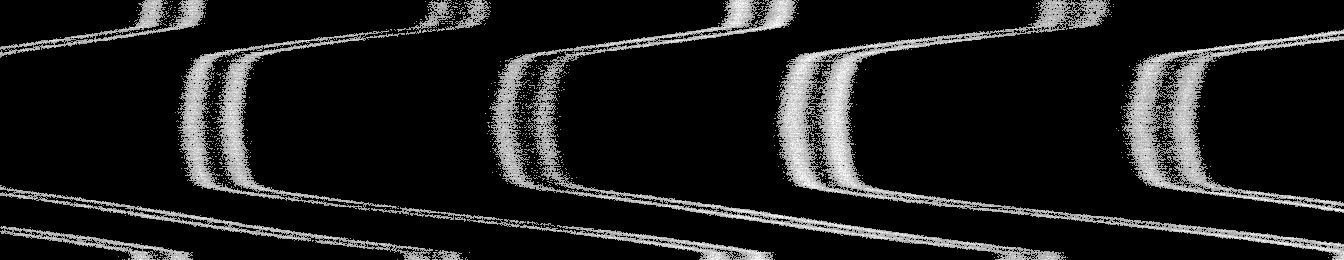
#> input picture testingProfile.tif, 1344 x 260 px
$ python -i tracking_old.py   (imports and definitions only)
#> lines starting #> are read from the running program, lines starting #| are printed output that depends on the picture; after the words box and inside, x2 and y2 are one past the last pixel; in counts of white or black regions, pixels touching at a corner belong together
#> further down, picture is the input picture: shape (260, 1344, 3); min 0, max 255, mean 29.5
import cv2
import csv
import pprint
import numpy as np
import pandas as pd
import screeninfo
from scipy.interpolate import splprep, splev
from scipy.optimize import curve_fit
from PIL import Image, ImageTk, ImageSequence

# temp?
import matplotlib.pyplot as plt

from enums import *
from exceptions import error_popup, warning_popup

# [51 lines left out: functions scale_frame, find_furthest_left_average_y, not called in this run]

def detect_edges(frame, smoothing_factor=500):
#> called with smoothing_factor = 500
    if frame.dtype != np.uint8:
        # Normalize if necessary
        if np.issubdtype(frame.dtype, np.floating):
            frame = (frame * 255).astype(np.uint8)
        elif frame.dtype == np.uint16:
            frame = (frame / 256).astype(np.uint8)
        else:
            frame = frame.astype(np.uint8)

    # Convert to grayscale if needed
    if len(frame.shape) == 3 and frame.shape[2] == 3:
        gray_frame = cv2.cvtColor(frame, cv2.COLOR_BGR2GRAY)
    else:
        gray_frame = frame

    # Apply CLAHE (Contrast Limited Adaptive Histogram Equalization)
    clahe = cv2.createCLAHE(clipLimit=4.0, tileGridSize=(8, 8))
    contrast_enhanced = clahe.apply(gray_frame)

    # Apply Gaussian Blurring to reduce noise
    blurred_image = cv2.GaussianBlur(contrast_enhanced, (0, 5), 5)
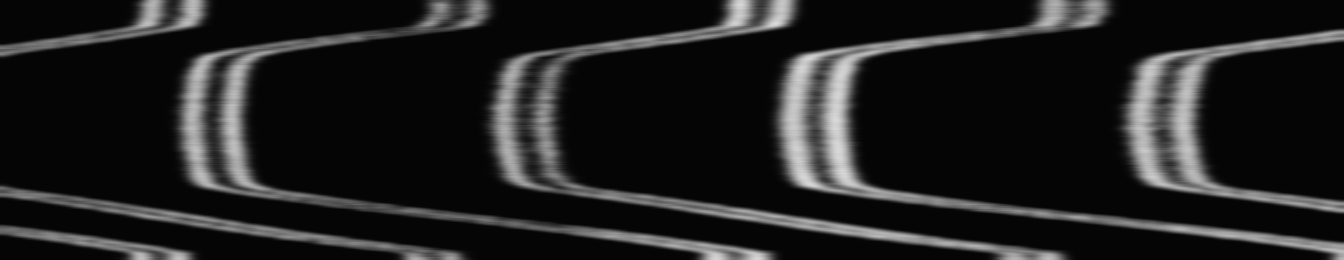
#> blurred_image: shape (260, 1344); min 5, max 218, mean 32.4

    # Calculate the mean pixel intensity
    mean_intensity = np.mean(blurred_image)
#> mean_intensity = 32.37

    # Apply thresholding using the mean intensity as the threshold value
    _, thresholded_image = cv2.threshold(blurred_image, mean_intensity * 1.15, 255, cv2.THRESH_BINARY)
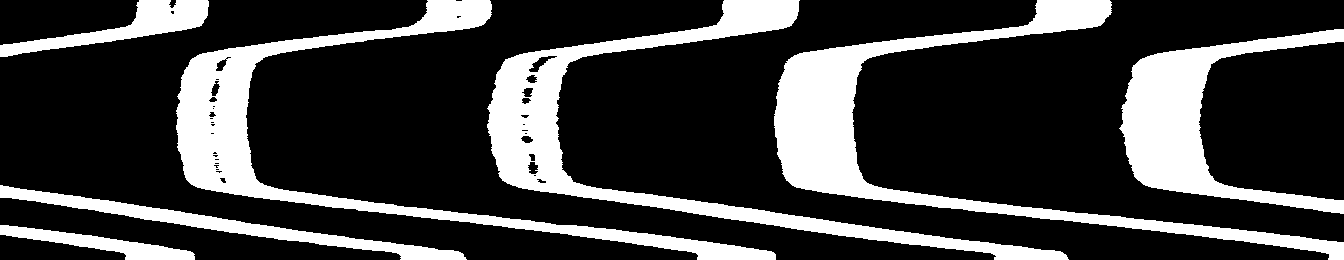
#> thresholded_image: shape (260, 1344); 24.3% white; 7 white regions, largest, box (x1, y1, x2, y2) and area: (774, 0, 1344, 260) 20712, (487, 0, 1069, 260) 19365, (176, 0, 776, 260) 19081

    # Use Canny edge detection to find edges
    edges = cv2.Canny(thresholded_image, 50, 150)
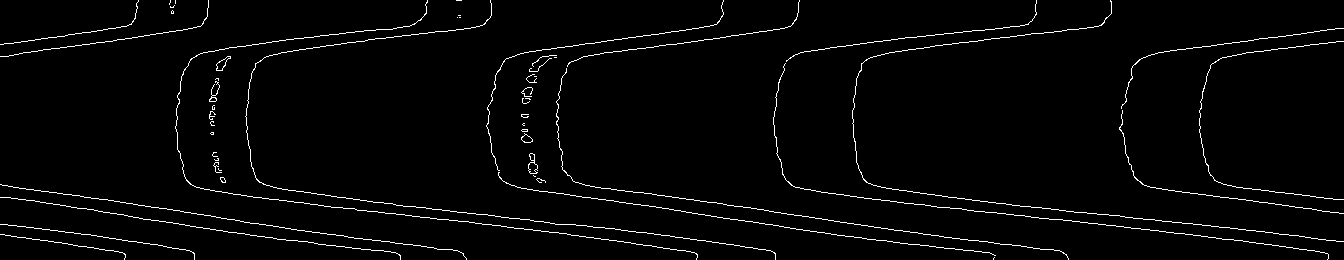
#> edges: shape (260, 1344); 2.4% white in thin lines or dots

    # Find contours in the edge-detected image
    contours, _ = cv2.findContours(edges, cv2.RETR_EXTERNAL, cv2.CHAIN_APPROX_SIMPLE)
#> contours = 54 contours, 49 with area under 20; largest, box (x1, y1, x2, y2) and area: (528, 153, 538, 174) 110, (216, 56, 231, 71) 85, (521, 133, 533, 143) 61, (209, 81, 220, 102) 28, (175, 0, 698, 260) 20

    # Smooth the contours
    smoothed_contours_img = np.zeros_like(edges)

    for contour in contours:
        contour = contour.reshape(-1, 2)

        if len(contour) > 3:
            try:
                # Spline approximation
                tck, _ = splprep([contour[:, 0], contour[:, 1]], s=smoothing_factor)
                x_new, y_new = splev(np.linspace(0, 1, 1000), tck)
                smooth_contour = np.vstack((x_new, y_new)).T
                smooth_contour = np.round(smooth_contour).astype(int)

                # Draw the smooth contour on the smoothed_contours_img
                for i in range(len(smooth_contour) - 1):
                    cv2.line(smoothed_contours_img, tuple(smooth_contour[i]), tuple(smooth_contour[i + 1]), 255, 1)
            except Exception as e:
                print(f"Error fitting spline to contour: {e}")
#> this loop made 54 passes
#> contour on passes 1, 8, 29, 34, 39, 40, 41, 49, 52: [[994, 257], [993, 258], [993, 259], [993, 258]], [[533, 175], [534, 176], [535, 176], [534, 176]], [[534, 76], [536, 76]], [[554, 57], [556, 57]], [[459, 17], [460, 17]], [[457, 17]], [[458, 15], [460, 15]], [[456, 0], [461, 0]], [[175, 0], [175, 3]]
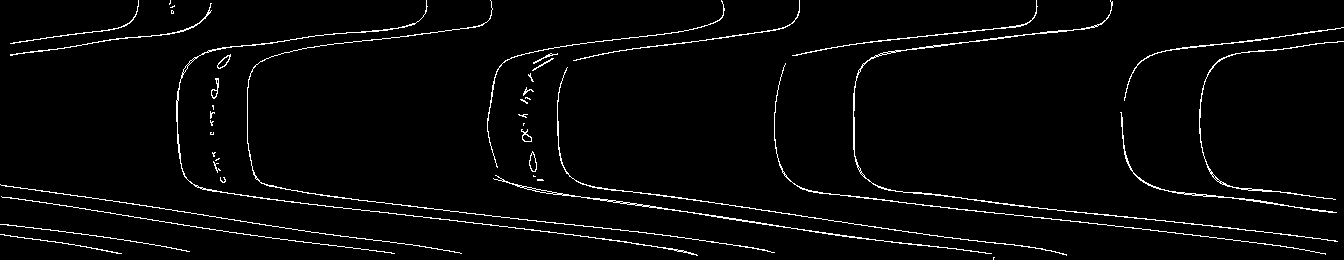
#> smoothed_contours_img: shape (260, 1344); 3% white in thin lines or dots

    return smoothed_contours_img

def rough_approx_poi(frame):
    # Get the edges from the core function
    edges = detect_edges(frame)
#> the loop in detect_edges (call 2), `for contour in contours:` made 54 passes

    # Find contours in the edge-detected image
    contours, _ = cv2.findContours(edges, cv2.RETR_EXTERNAL, cv2.CHAIN_APPROX_SIMPLE)
#> contours = 44 contours, 22 with area under 20; largest, box (x1, y1, x2, y2) and area: (853, 0, 1338, 242) 426, (493, 175, 992, 254) 342, (176, 0, 698, 256) 320, (1120, 112, 1337, 213) 205, (1199, 41, 1344, 200) 180

    # Initialize variables to store the leftmost points
    leftmost_points = []

    # Buffer distance to ignore points that are too close to previously detected ones
    buffer_distance = 100

    # List to store all potential leftmost points before filtering
    all_leftmost_points = []

    for contour in contours:
        # Get the leftmost point of the contour
        leftmost_point = tuple(contour[contour[:, :, 0].argmin()][0])
        all_leftmost_points.append(leftmost_point)
#> this loop made 44 passes
#> leftmost_point on passes 2, 3, 4, 5, 7, 9, 10, 11, 12, 13, 14, 15: (0, 234), (0, 224), (1, 196), (0, 184), (220, 177), (493, 178), (213, 161), (215, 160), (212, 152), (529, 160), (210, 132), (521, 129)
#> contour on passes 1, 6, 8, 16: [[993, 257], [993, 259], [993, 258], [994, 257]], [[537, 179], [537, 180], [543, 180], [542, 179]], [[533, 175], [533, 176], [535, 176], [534, 176]], [[523, 123], [523, 125], [523, 124], [524, 123]]
#> after the loop, all_leftmost_points = 44 pairs, first value 0 to 1199, second value 3 to 257

    # Sort points by their x-coordinate to ensure left-to-right processing
    all_leftmost_points.sort(key=lambda pt: pt[0])

    # Filter points to keep only those that are sufficiently far from the last detected one
    for point in all_leftmost_points:
        if not leftmost_points or abs(point[0] - leftmost_points[-1][0]) > buffer_distance:
            leftmost_points.append(point)
#> this loop made 44 passes
#> point on passes 1 to 12: (0, 234), (0, 224), (0, 184), (1, 196), (10, 54), (10, 43), (169, 3), (170, 7), (171, 10), (176, 100), (210, 132), (210, 120)
#> after the loop, leftmost_points = [(0, 234), (169, 3), (487, 118), (774, 112), (993, 257), (1120, 112)]
    # print(leftmost_points)
    # Return the list of filtered leftmost points
    return leftmost_points

def display_edges(frame):
    # Normalize the frame to the correct range and type if needed
    if frame.dtype != np.uint8:
        # Normalize to 0-255 range if it's a floating point type
        if np.issubdtype(frame.dtype, np.floating):
            frame = (frame * 255).astype(np.uint8)
        # Convert 16-bit to 8-bit by normalizing
        elif frame.dtype == np.uint16:
            frame = (frame / 256).astype(np.uint8)
        else:
            frame = frame.astype(np.uint8)  # Fallback to direct conversion


    smoothed_edges = detect_edges(frame)

    # Call rough_approx_poi to get the leftmost points
    leftmost_points = rough_approx_poi(frame)

    # Convert smoothed edges to BGR for display
    edges_colored = cv2.cvtColor(smoothed_edges, cv2.COLOR_GRAY2BGR)
#> edges_colored: shape (260, 1344, 3); 3% white in thin lines or dots

    # Convert frame to BGR if it's a single channel (grayscale)
    if len(frame.shape) == 2:  # Grayscale image
        frame = cv2.cvtColor(frame, cv2.COLOR_GRAY2BGR)

    # Ensure both images are the same size
    if frame.shape[:2] != edges_colored.shape[:2]:
        edges_colored_resized = cv2.resize(edges_colored, (frame.shape[1], frame.shape[0]))
    else:
        edges_colored_resized = edges_colored

    # Check that edges_colored_resized is also uint8
    if edges_colored_resized.dtype != np.uint8:
        edges_colored_resized = edges_colored_resized.astype(np.uint8)

    # Normalize the frame to the range 0-255
    frame = cv2.normalize(frame, None, 0, 255, cv2.NORM_MINMAX)

    # Blend the smoothed edges with the original frame
    edge_blended_frame = cv2.addWeighted(frame, 0.7, edges_colored_resized, 0.3, 10)  # Try different gamma values
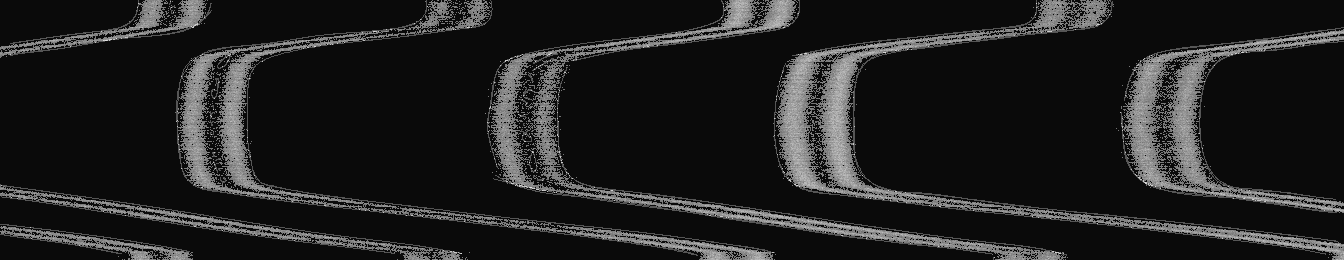
#> edge_blended_frame: shape (260, 1344, 3); min 10, max 229, mean 32.9

    # Draw vertical lines at the leftmost points
    for point in leftmost_points:
        if 0 <= point[0] < frame.shape[1]:  # Ensure the point is within the image width
            cv2.line(edge_blended_frame, (point[0], 0), (point[0], frame.shape[0]), (0, 0, 255), 2)
#> this loop made 6 passes
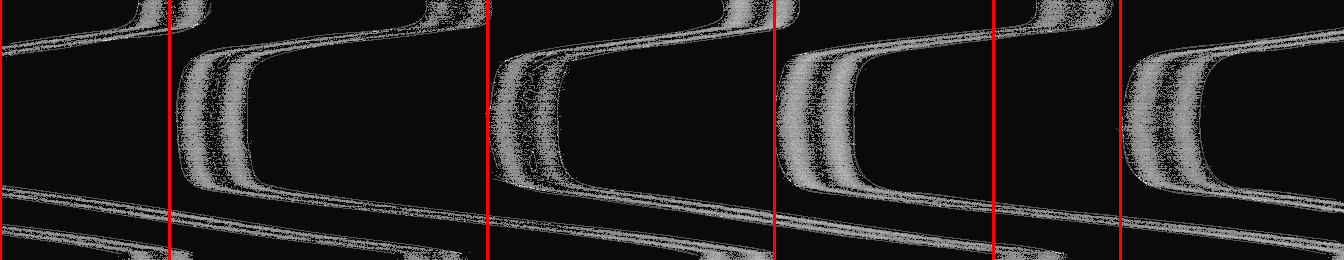
#> edge_blended_frame: shape (260, 1344, 3); 1.26% of pixels changed, all inside (x1, y1, x2, y2) = (0, 0, 1122, 260)

    # Convert the result to PIL Image
    pil_image = Image.fromarray(cv2.cvtColor(edge_blended_frame, cv2.COLOR_BGR2RGB))

    return pil_image

# [126 lines left out: functions save_data_as_csv, fine_approx_poi, not called in this run]

def gaussian(x, amplitude, mean, stddev):
    return amplitude * np.exp(-((x - mean) ** 2) / (2 * stddev ** 2))

# Define your fitting function
# [49 lines left out: functions find_center_of_intensity, normalize_min_max, normalize_hist_equalization, not called in this run]

>>> import cv2
>>> picture = cv2.imread('testingProfile.tif')
>>> result = display_edges(picture)

$ run again, on yes.tif
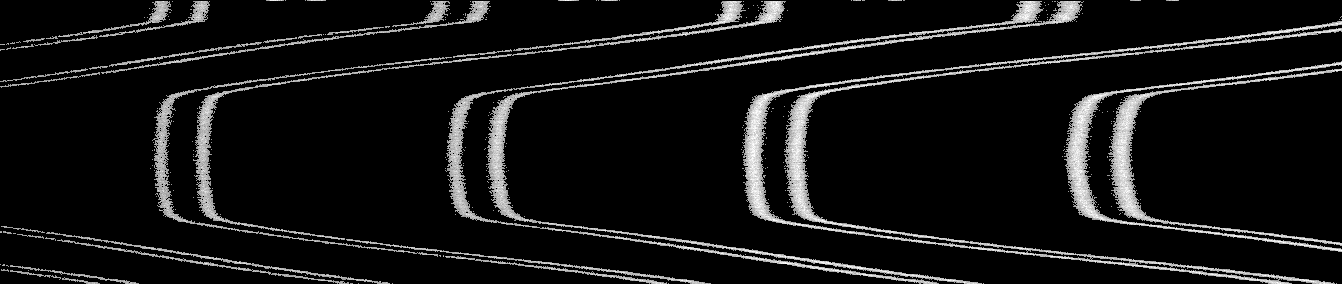
#> input picture yes.tif, 1342 x 284 px
#> picture is the input picture: shape (284, 1342, 3); min 0, max 255, mean 21.1
#> mean_intensity = 24.83
#> thresholded_image: shape (284, 1342); 22.8% white; 16 white regions (2 under 20 px), largest, box (x1, y1, x2, y2) and area: (442, 0, 1087, 284) 20119, (738, 19, 1342, 284) 19884, (149, 0, 790, 284) 18791
#> edges: shape (284, 1342); 3.2% white in thin lines or dots
#> in detect_edges, `contours, _ = cv2.findContours(edges, cv2.RETR_EXTERNAL, cv2.CHAIN_APP..`: contours = 57 contours, 56 with area under 20; largest, box (x1, y1, x2, y2) and area: (766, 91, 803, 221) 23
#> the loop in detect_edges, `for contour in contours:` made 57 passes
#> contour on passes 1, 12, 13, 14, 15, 19, 21, 23: [[1295, 283], [1296, 283]], [[799, 221], [800, 221]], [[507, 221], [508, 221]], [[505, 220]], [[1122, 218], [1123, 218]], [[505, 94], [506, 94]], [[206, 93], [207, 93]], [[210, 92], [211, 92]]
#> after the loop in detect_edges, `for contour in contours:`:
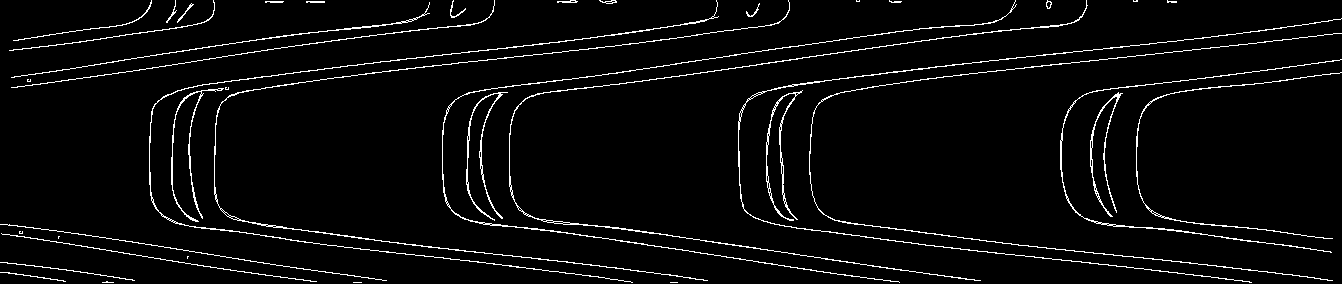
#> smoothed_contours_img: shape (284, 1342); 4% white in thin lines or dots
#> the loop in detect_edges (call 2), `for contour in contours:` made 57 passes
#> in rough_approx_poi, `contours, _ = cv2.findContours(edges, cv2.RETR_EXTERNAL, cv2.CHAIN_APP..`: contours = 41 contours, 18 with area under 20; largest, box (x1, y1, x2, y2) and area: (509, 0, 1088, 281) 380, (766, 90, 803, 221) 314, (214, 0, 790, 281) 298, (738, 18, 1342, 283) 290, (442, 0, 1017, 283) 283
#> the loop in rough_approx_poi, `for contour in contours:` made 41 passes
#> leftmost_point on passes 3, 4, 5, 8, 9, 10, 11, 12: (102, 282), (0, 272), (0, 262), (1, 233), (19, 231), (0, 224), (1090, 140), (466, 169)
#> after the loop in rough_approx_poi, `for contour in contours:`: all_leftmost_points = 41 pairs, first value 0 to 1167, second value 0 to 282
#> the loop in rough_approx_poi, `for point in all_leftmost_points:` made 41 passes
#> point on passes 1 to 8: (0, 272), (0, 262), (0, 224), (1, 233), (9, 50), (11, 77), (11, 87), (13, 40)
#> after the loop in rough_approx_poi, `for point in all_leftmost_points:`: leftmost_points = [(0, 272), (102, 282), (214, 146), (353, 282), (466, 169), (599, 0), (738, 121), (856, 0), (1046, 2), (1167, 0)]
#> edges_colored: shape (284, 1342, 3); 4% white in thin lines or dots
#> the loop in display_edges, `for point in leftmost_points:` made 10 passes
#> after the loop in display_edges, `for point in leftmost_points:`:
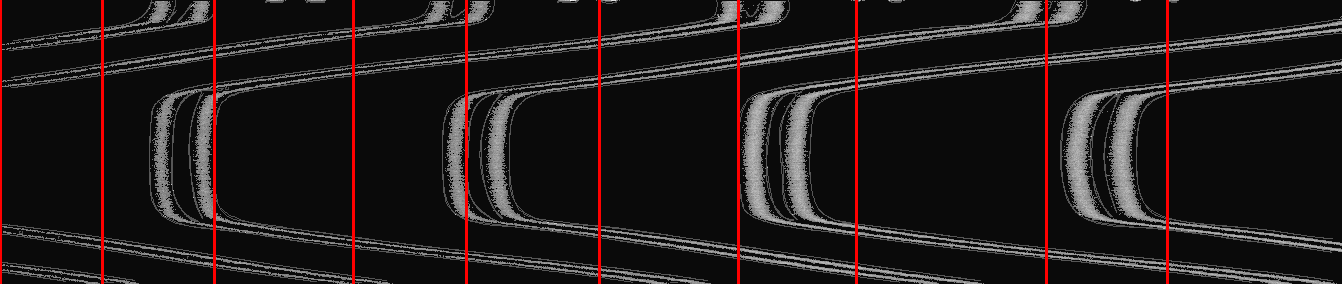
#> edge_blended_frame: shape (284, 1342, 3); mean B, G, R 27.2, 27.2, 32.7
